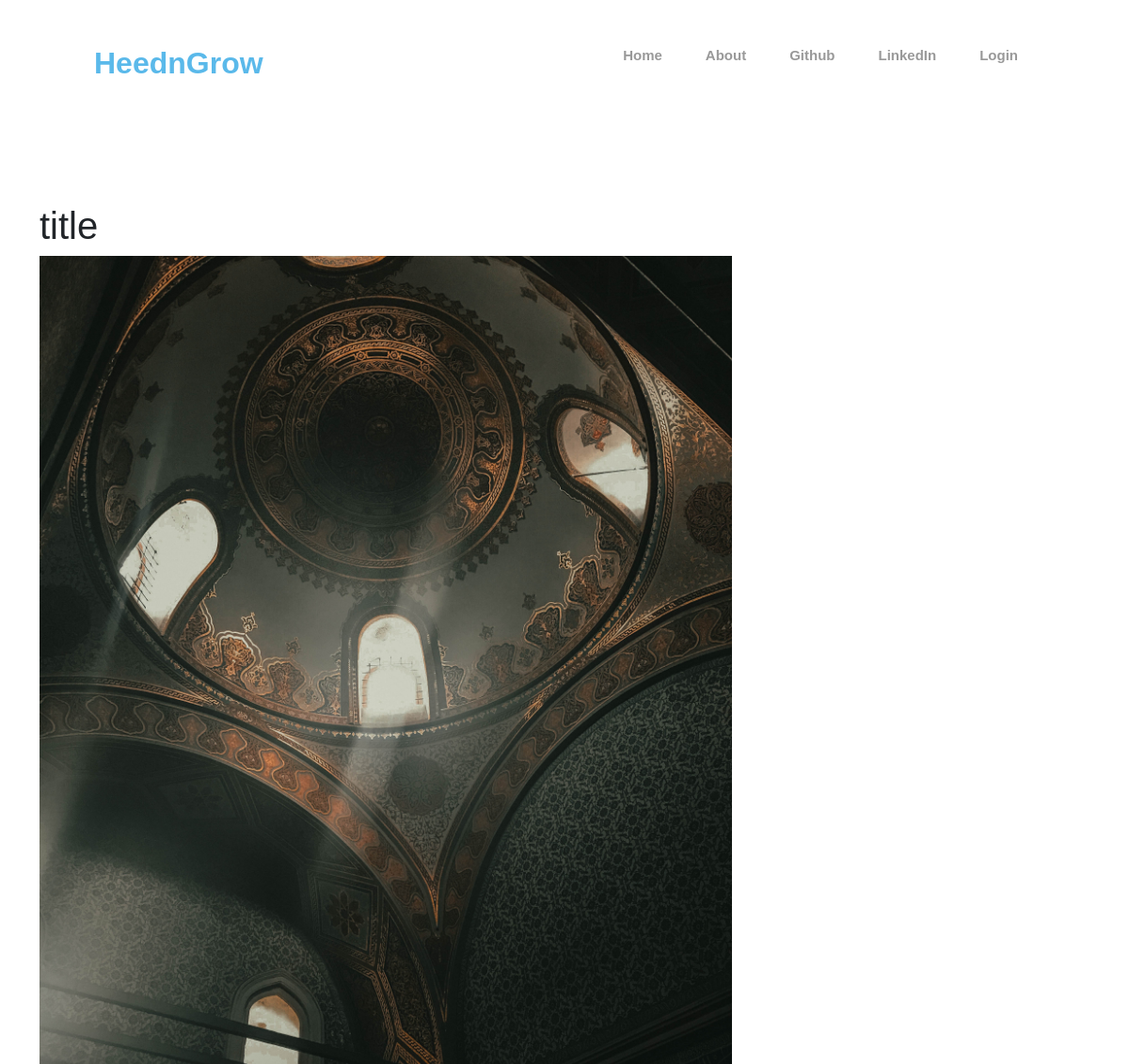
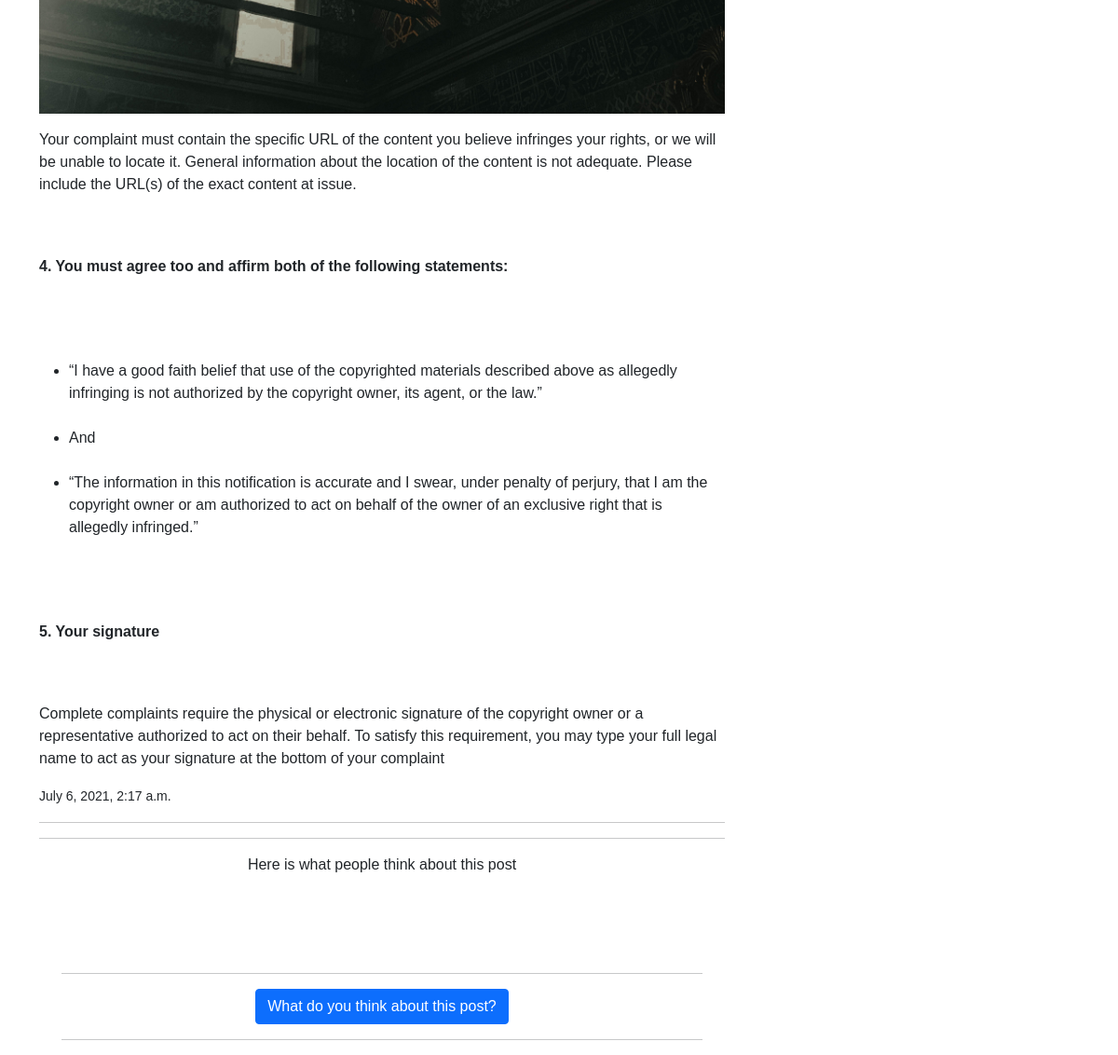
The page /post/8/ on the database its author committed (2 pictures, top to bottom).
### blog/models.py (models this page shows, shortened)
class Post(models.Model):
    author = models.ForeignKey('auth.User',on_delete=models.CASCADE)
    title = models.CharField(max_length=200)
    text = RichTextField(max_length=3000)
    image = models.ImageField(upload_to="static/images",verbose_name="images",default='static/images/default.png')
    created_date = models.DateTimeField(default=timezone.now)
    published_date = models.DateTimeField(blank=True,null=True)

### blog/views.py (the view)
# urls.py: path('post/<int:pk>/',views.PostDetailView.as_view(),name='post_detail'),
class PostDetailView(DetailView):
    model = Post

### blog/templates/blog/post_detail.html (shortened to what this page needs)
{% extends 'blog/base.html' %}
{% block content %}
        <h1 class='posttitle'>{{ post.title }}</h1>
        <img src="{{ post.image }}" alt="picture portraying {{ post.title }}" class="img-fluid">
        <p class='postcontent' >{{ post.text|safe|linebreaksbr }}</p>
        {% if post.published_date %}
            <div class="date postdate">
                <small>{{ post.published_date }}</small>
            </div>
        {% else %}
        <br>
            <a class="btn btn-success" href="{% url 'post_publish' pk=post.pk %}">Publish</a>
        {% endif %}
  <hr>
  <hr>
  <div class="container">
    <p class="text-center">Here is what people think about this post</p>
  {% for comment in post.comments.all %}
  <br>
  {% empty %}
  <blockquote class="blockquote text-center">
    <p>Such An Empty Thought Sharing Section</p>
    <footer class="blockquote-footer">Be the first to drop your tought!!!</footer>
  </blockquote>
  {% endfor %}
  <br>
  <hr>
  <div class="d-flex justify-content-center">
    <a class="btn btn-primary text-center" href="{% url 'add_comment_to_post' pk=post.pk %}">What do you think about this post?</a>
  </div>
  <hr>
</div>
{% endblock %}

### blog/static/blog/styles.css (style rules this page uses)
* { margin: 0; padding: 0; box-sizing: border-box; font-family: 'poppings',sans-serif; }

### rows shown on the page
Post: title "title", image (picture), text "Your complaint must contain the specific URL of the content you believe infringes your rights, or we will be unable to locate it. General information about the location of the content is not adequate. Please include the URL(s) of the exact content at issue. 4. You must agree too and affirm both of the following statements: “I have a good faith belief that use of the copyrighted materials described above as allegedly infringing is not authorized by the copyright owner, its agent, or the law.” And “The information in this notification is accurate and I swear, under penalty of perjury, that I am the copyright owner or am authorized to act on behalf of the owner of an exclusive right that is…", published_date "July 6, 2021, 2:17 a.m."
